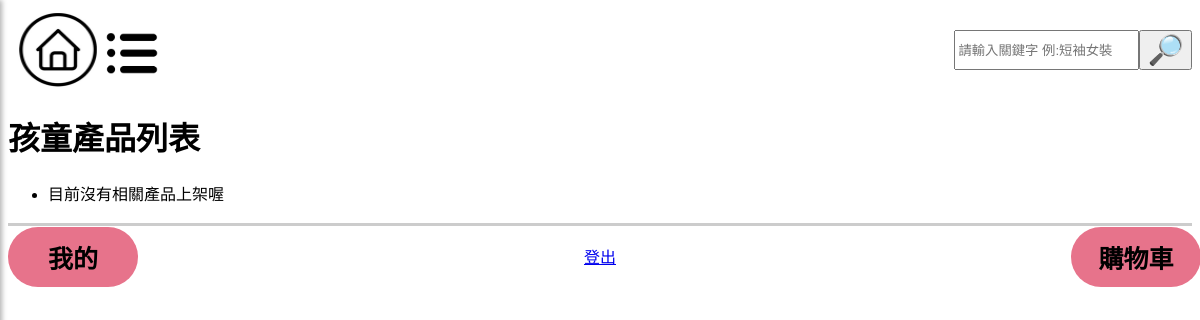
Before: /child/ with the older database file.
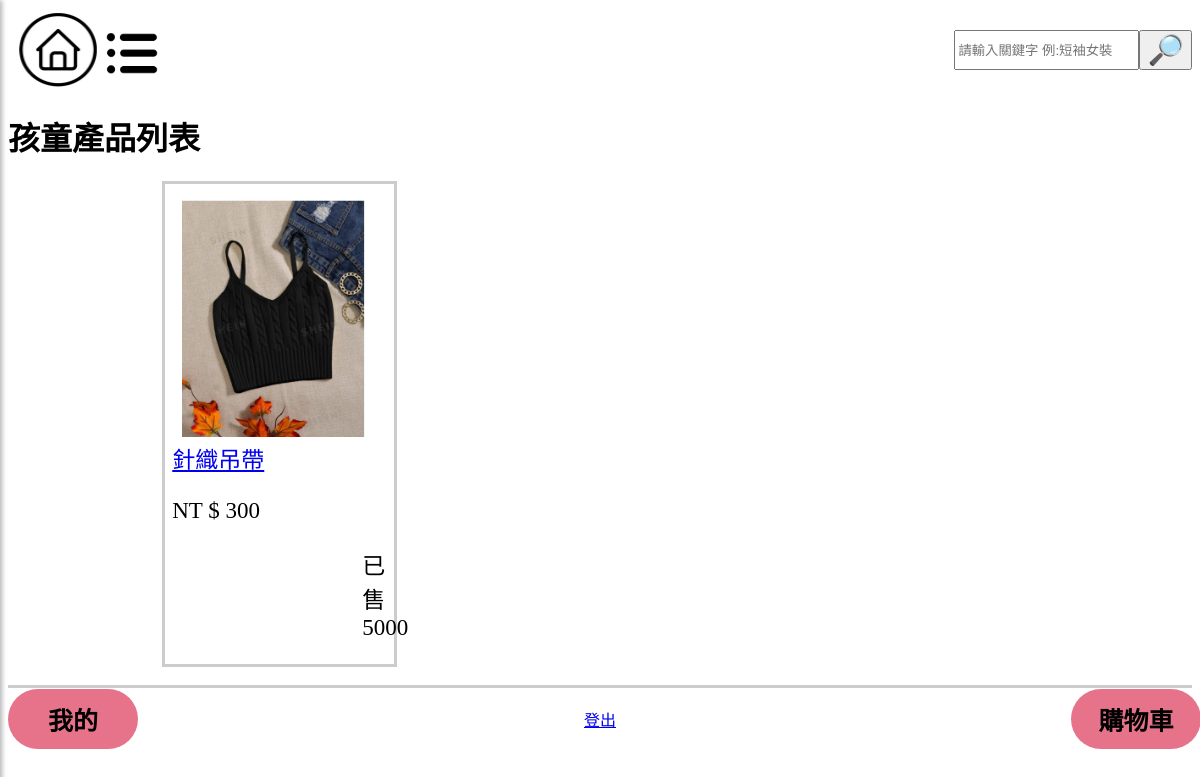
After: the same page with the newer database file.
### mysite/models.py (models this page shows, shortened)
class Product(models.Model):
    name = models.CharField(max_length=100)
    image = models.ImageField(upload_to='product_images/', default='default.jpg')  # 定義默認值
    price = models.CharField(max_length=20,default='0')
    color = models.CharField(max_length=20,default='商品顏色')
    description = models.TextField()
    quantity = models.IntegerField(default=0)
    category = models.CharField(max_length=10,default="man")

### mysite/views.py (the view)
# urls.py: path('child/',mv.child,name="child"),
def child(request):
    childs_products = Product.objects.filter(category='child')
    return render(request, 'child.html', {'childs_products': childs_products})

### templates/child.html
{% extends "home.html" %}
{% load static %}
{% block content %}
    <h1>孩童產品列表</h1>
    <link rel="stylesheet" href="{% static 'css/main.css' %}">
    <ul>
        {% if childs_products %}
            {% for product in childs_products %}
            <div class="fyp-b">
                {% if product.image %}
                    <img id="fyp-p" src="{{ product.image.url }}" alt="{{ product.name }}">
                {% else %}
                    <p>No image available</p>
                {% endif %}
                <div class="fyp-1t">
                    <a href='/product/{{ product.id }}'>{{product.name }}</a>
                    <p>NT $ {{ product.price }}</p>
                    <p id="sell{{ forloop.counter }}">已售 {{ product.quantity }}</p>
                </div>
            </div>
            {% endfor %}
        {% else %}
            <li>目前沒有相關產品上架喔</li>
        {% endif %}
    </ul>
{% endblock %}

Changed rows visible on the page:
now on this page (row edited): Product: image (picture), name "針織吊帶", price "300", quantity "5000"
Other visible differences:
text no longer shown: "目前沒有相關產品上架喔"
